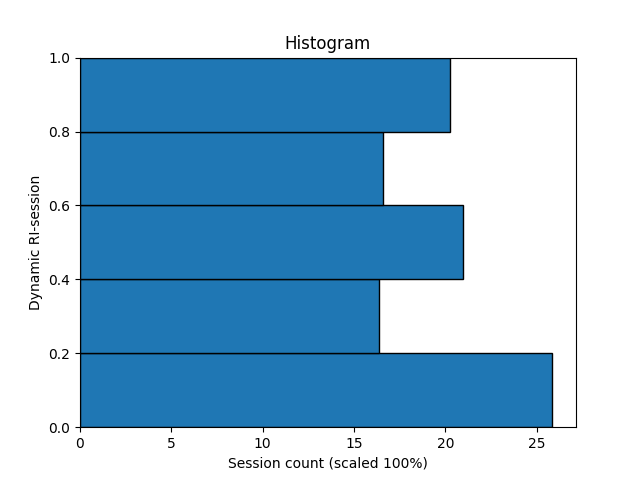

This chart was generated by the following Python code:


import json
import matplotlib.pyplot as plt
import numpy as np

# Read the JSON file
with open('ri_sessionwise.json', 'r') as f:
    data = json.load(f)

# Exclude the last item from the dataset
data_without_last = {k: v for k, v in data.items() if k != list(data.keys())[-1]}

x = [int(session_number) for session_number in data_without_last.keys()]
y = [float(value) for value in data_without_last.values()]

# Create histogram
hist, bins = np.histogram(y, bins=5)
bin_centers = 0.5 * (bins[:-1] + bins[1:])
hist_normalized = hist / np.sum(hist) *100  # Normalize frequencies to sum up to 1

# Plot histogram
plt.barh(bin_centers, hist_normalized, height=(bins[1] - bins[0]), edgecolor='black')
plt.title('Histogram')
plt.xlabel('Session count (scaled 100%)')
plt.ylabel('Dynamic RI-session')

# Set y-axis limits from 0 to 1
plt.ylim(0, 1)

plt.savefig('plot_histo.png')

plt.show()
